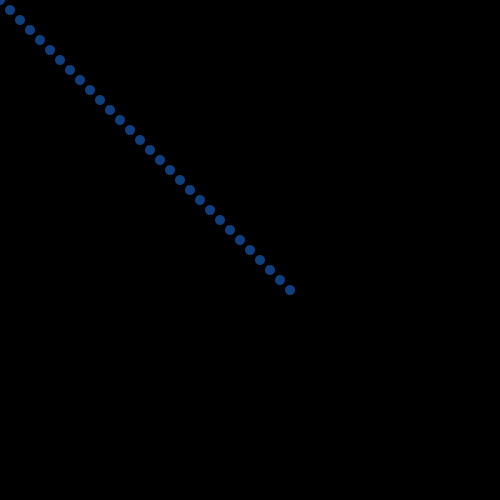
Frame 1 (no input)
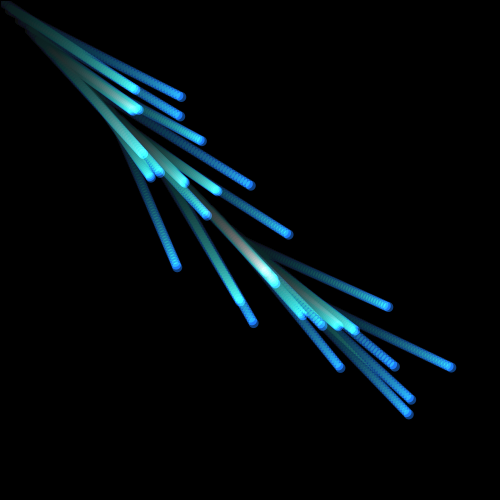
Frame 60 (the mouse pressed at the canvas centre just before this capture)
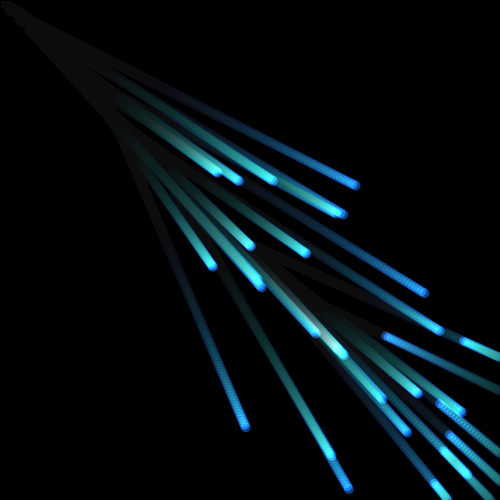
Frame 120 (the mouse held since frame 60 and released just before this capture)

The Processing sketch that drew these frames (run headless with seeded random() and noise(); from frame 60 on, the mouse is pressed at the canvas centre):

// Processing sketch: game5_E
// ── game5_E.pde
float halfWidth;//画面の横幅の半分
float halfHeight;//画面の縦幅の半分
final float PI = acos(-1);

Ball ball;

void settings()
{
    size(500, 500);

    halfWidth = width / 2;
    halfHeight = height / 2;
}

void setup()
{
    background(0);

    ball = new Ball(30);
}

void draw()
{
    blendMode(BLEND);
    fill(0,0,0,10);
    rect(0,0,width,height);

    ball.display();
    ball.move();
}

class Ball
{
    float[] ballSize;

    PVector[] vel;

    PVector[] pos;
    int bN;

    //7. ↓"constructor" (コンストラクタ)
    Ball(int ballNum)
    {
        bN = ballNum;
        pos = new PVector[bN];
        vel = new PVector[bN];
        ballSize = new float[bN];

        for(int i = 0; i < bN; i++)
        {
          pos[i] = new PVector(i*10, i*10);
          vel[i] = new PVector(random(1, 3), random(1, 3));
          ballSize[i] = 10;
        }

    }  

    //8. ↓member methods (メンバメソッド)
    void display()
    {
        blendMode(ADD);
        fill(31, 127, 255, 127);

        for(int i = 0; i < bN; i++)
        {
            ellipse(pos[i].x, pos[i].y, ballSize[i], ballSize[i]);
        }   
    }  

    void move()
    {
        for(int i = 0; i < bN; i++)
        {
            pos[i].x += vel[i].x;
            pos[i].y += vel[i].y;

            if(pos[i].x < 0 || width < pos[i].x || pos[i].y < 0 || height < pos[i].y)
            {
                vel[i].x *= -1;
                vel[i].y *= -1;

                ballSize[i] -= 1;
                if(ballSize[i] < 0)
                {
                    ballSize[i] = 0;
                }
            }
        }
    }  
}
